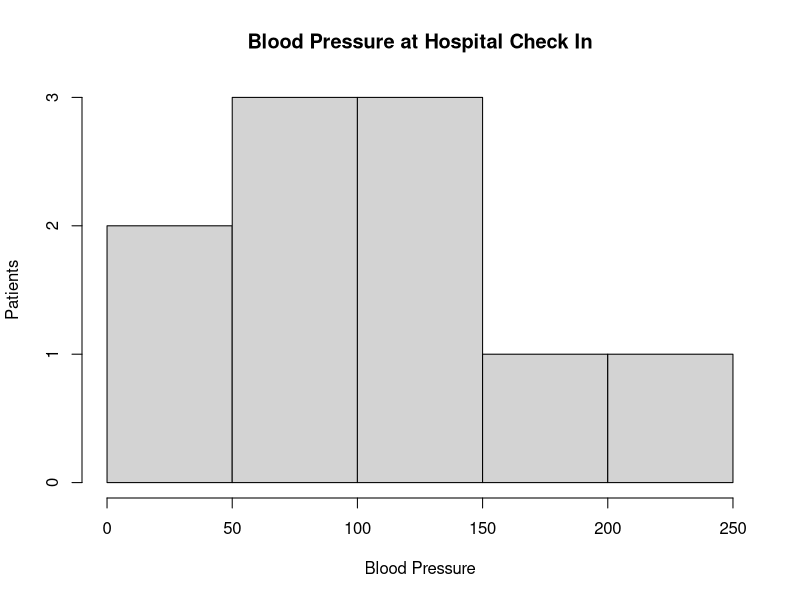
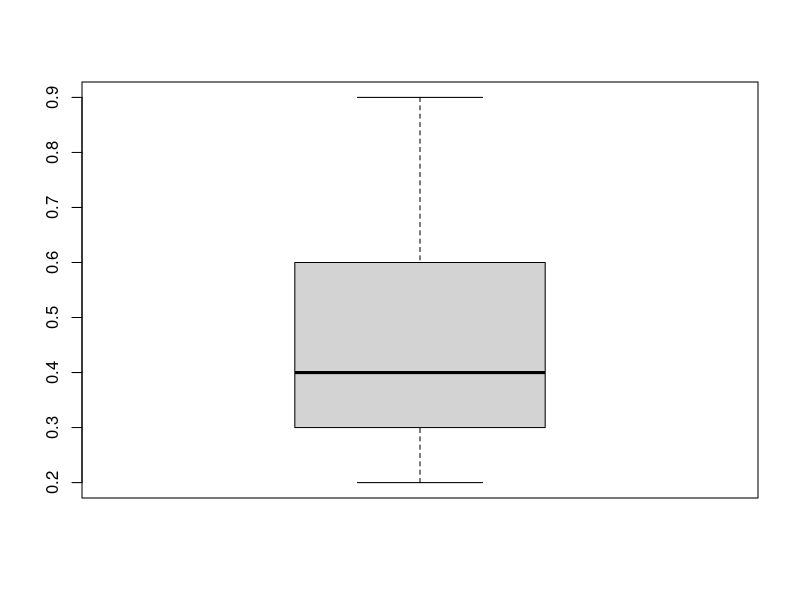
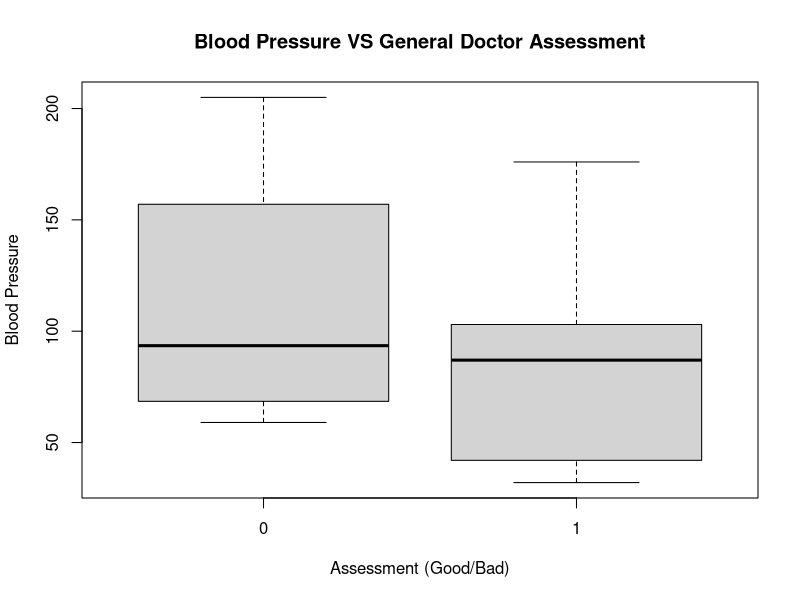
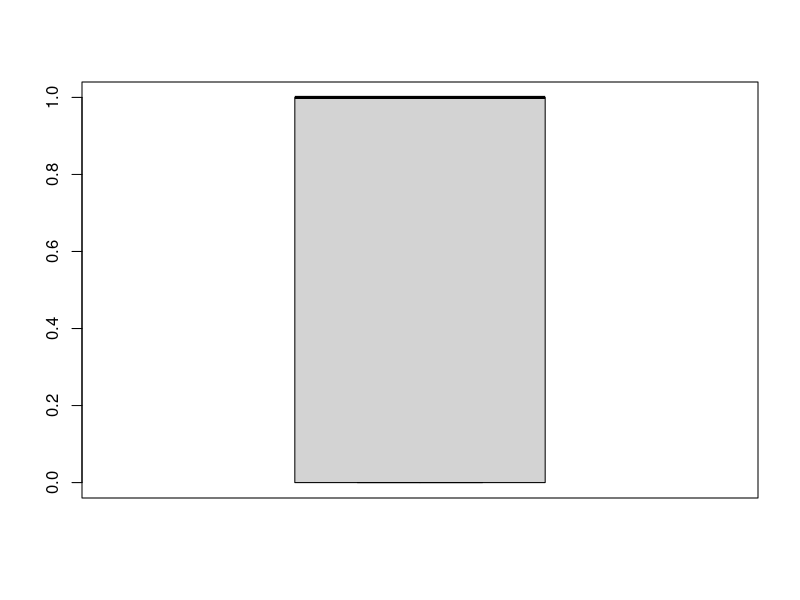
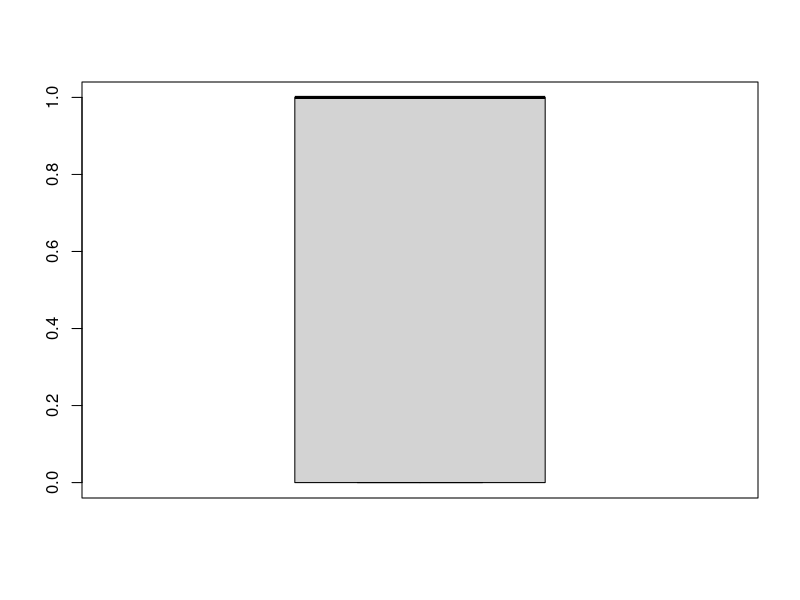
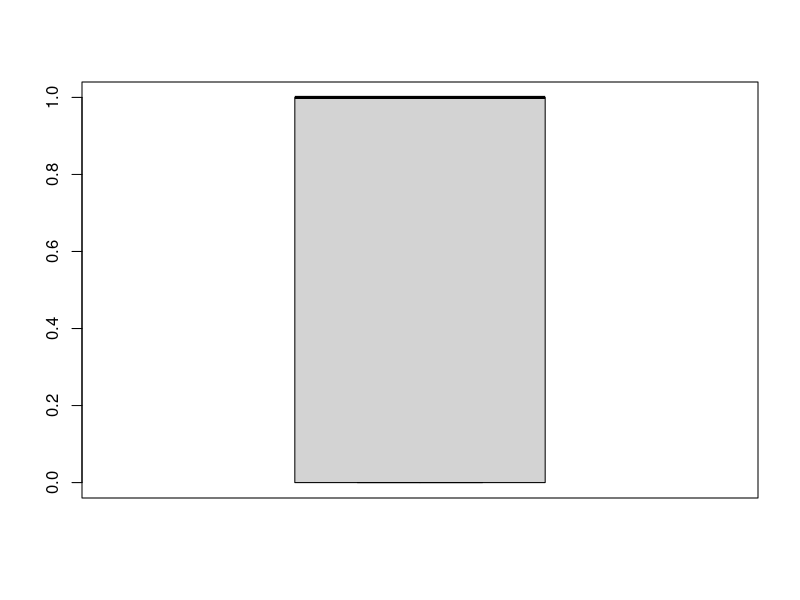

R code for these plots, in order:
Freq <- c(0.6,0.3,0.4,0.4,0.2,0.6,0.3,0.4,0.9,0.2)
Bloodp <- c(103,87,32,42,59,109,78,205,135,176)
First <- c(1,1,1,1,0,0,0,0,NA,1)
Second <- c(0,0,1,1,0,0,0,1,1,1,1)
Finaldecision <- c(0,1,0,1,0,1,0,1,1,1)
hist(Bloodp,
     main = "Blood Pressure at Hospital Check In",
     xlab = "Blood Pressure",
     ylab = "Patients")
boxplot(Freq)
boxplot(Bloodp~First,
        main="Blood Pressure VS General Doctor Assessment",
        ylab = "Blood Pressure",
        xlab = "Assessment (Good/Bad)")
boxplot(First)
boxplot(Second)
boxplot(Finaldecision)